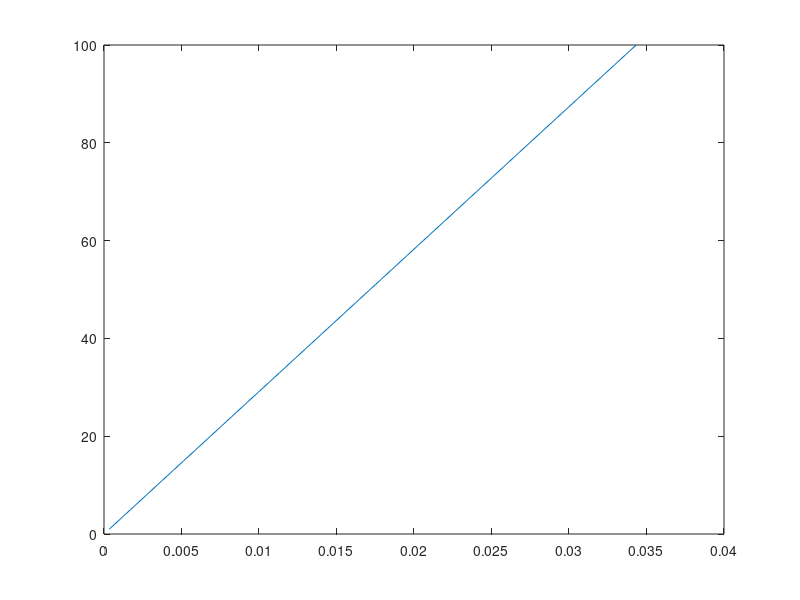

MATLAB code to generate this figure:
t = linspace(1,100,100);
err = (0.1-(209715/2097152))*3600*t;
err(1)
err(100)
disp(['The Patriot Missile missed the Scud missile by the distance ',num2str(err(100)*274),' m'])
figure;
plot(err,t)
